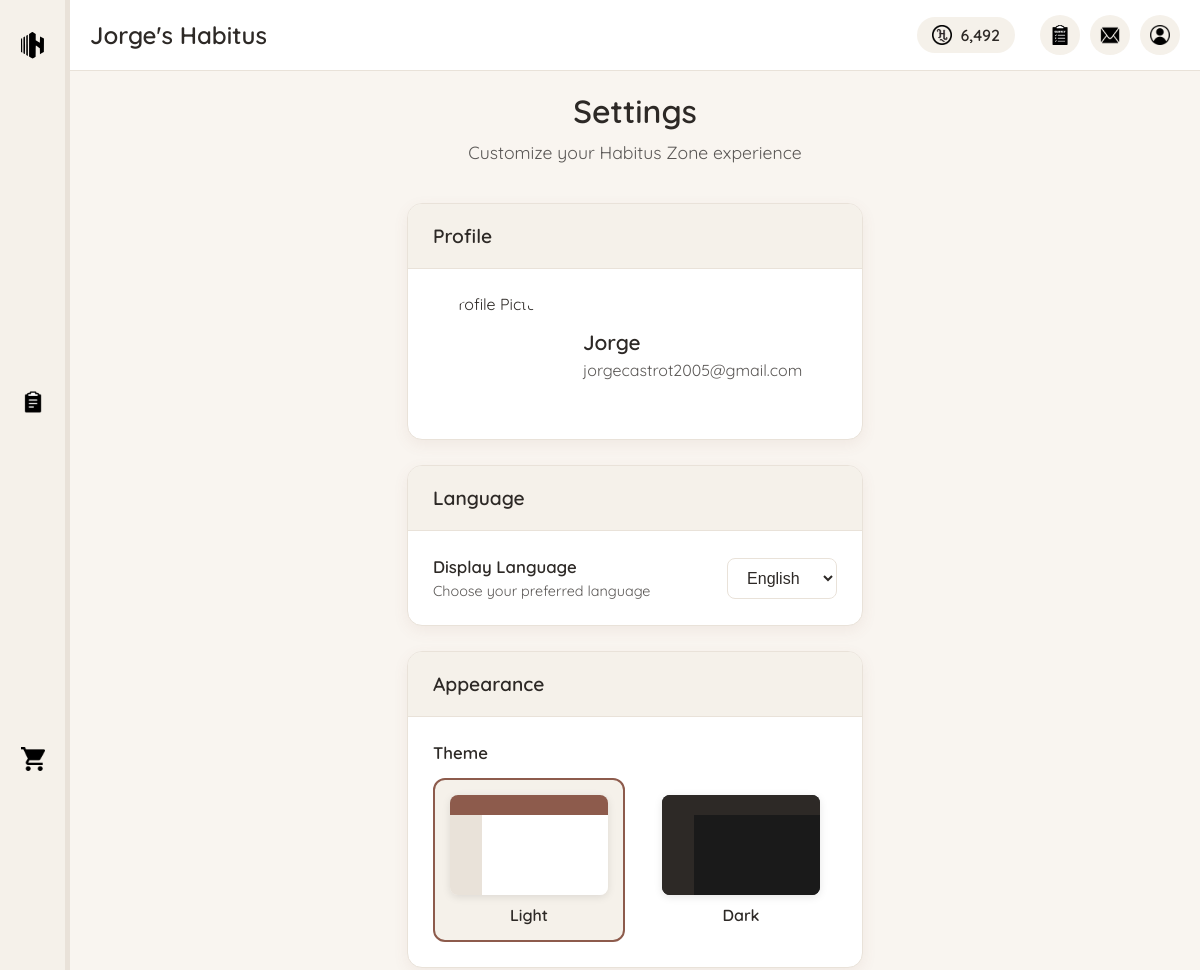
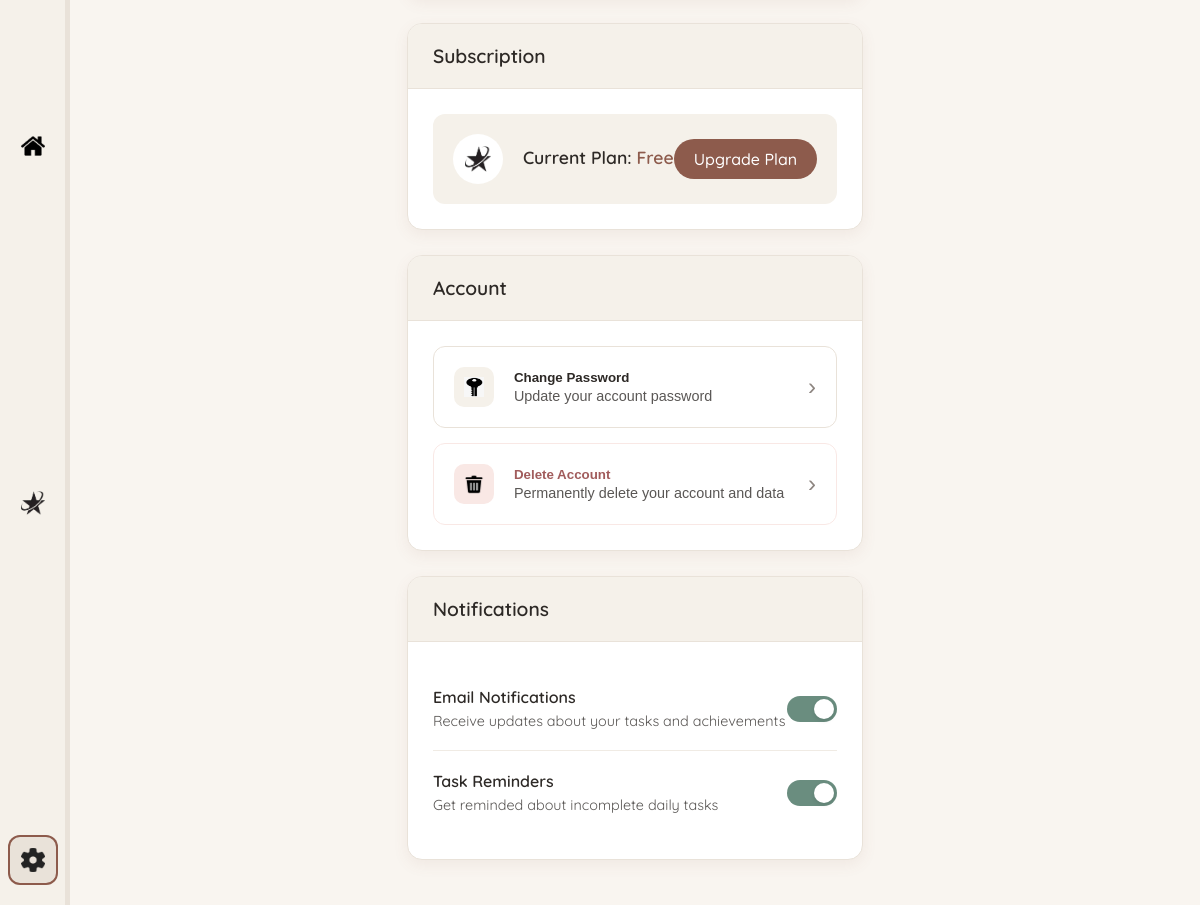
Page /pages/settings.php (signed in) on the committed database (2 pictures, top to bottom).
### tables this page shows
CREATE TABLE `users` (
  `id` int NOT NULL AUTO_INCREMENT,
  `username` varchar(50) NOT NULL,
  `email` varchar(100) NOT NULL,
  `password` varchar(255) NOT NULL,
  `hcoin` int DEFAULT '0',
  `subscription_type` enum('free','adfree','premium') DEFAULT 'free',
  `subscription_expires` datetime DEFAULT NULL,
  `theme` varchar(20) DEFAULT 'light',
  `language` varchar(10) DEFAULT 'en',
  `created_at` timestamp NULL DEFAULT CURRENT_TIMESTAMP,
  `last_login` timestamp NULL DEFAULT NULL,
  `stripe_customer_id` varchar(255) DEFAULT NULL,
  `stripe_subscription_id` varchar(255) DEFAULT NULL,
  `last_payment_intent` varchar(255) DEFAULT NULL,
  `payment_method_id` varchar(255) DEFAULT NULL,
  `payment_failures` int DEFAULT '0',
  `last_payment_failure` datetime DEFAULT NULL,
  PRIMARY KEY (`id`),
  UNIQUE KEY `username` (`username`),
  UNIQUE KEY `email` (`email`),
  KEY `idx_stripe_customer` (`stripe_customer_id`),
  KEY `idx_stripe_subscription` (`stripe_subscription_id`),
  KEY `idx_subscription_expires` (`subscription_expires`),
  KEY `idx_subscription_type` (`subscription_type`)
);

### php/include/functions.php (called while the page is built, shortened)
<?php
function getUserData($userId) {
    global $conn;
    $sql = "SELECT * FROM users WHERE id = ?";
    $stmt = $conn->prepare($sql);
    $stmt->execute([$userId]);
    if ($stmt->rowCount() > 0) {
        return $stmt->fetch();
    }
    return [];
}

### pages/settings.php (the view, shortened to what this page needs)
<?php
require_once '../php/include/db_connect.php';
require_once '../php/include/functions.php';
$userData = getUserData($_SESSION['user_id']);
$userHCoins = $userData['hcoin'];
$userHabitusName = $userData['username'] . "'s Habitus";
$currentLanguage = $userData['language'] ?? 'en';
$currentTheme = $userData['theme'] ?? 'light';
$currentSubscription = $userData['subscription_type'] ?? 'free';
$profilePicture = $userData['profile_picture'] ?? '../images/avatars/default.webp';
$languages = [
    'en' => 'English',
    'es' => 'Español'
];
$themes = [
    'light' => 'Light',
    'dark' => 'Dark'
];
?>
<!DOCTYPE html>
<html lang="<?php echo $currentLanguage; ?>">
<head>
    <link rel="stylesheet" href="../css/main.css">
    <link rel="stylesheet" href="../css/components/sidebar.css">
    <link rel="stylesheet" href="../css/components/header.css">
    <link rel="stylesheet" href="../css/components/scrollbar.css">
    <link rel="stylesheet" href="../css/themes/<?php echo $currentTheme; ?>.css" id="theme-stylesheet">
    <link rel="stylesheet" href="../css/pages/settings.css">
</head>
<body class="theme-<?php echo $currentTheme; ?>">
    <div class="main-container">
        <?php include '../php/include/sidebar.php'; ?>
        <div class="content-container">
            <?php include '../php/include/header.php'; ?>
            <div class="settings-content">
                <div class="settings-header">
                    <h1>Settings</h1>
                    <p>Customize your Habitus Zone experience</p>
                </div>
                <div class="settings-section">
                    <h2>Profile</h2>
                    <div class="settings-group">
                        <div class="profile-picture-section">
                            <div class="current-profile-picture">
                                <img src="<?php echo htmlspecialchars($profilePicture); ?>" alt="Profile Picture" id="profile-picture-preview">
                            </div>
                            <div class="profile-info">
                                <h3><?php echo htmlspecialchars($userData['username']); ?></h3>
                                <p><?php echo htmlspecialchars($userData['email']); ?></p>
                            </div>
                        </div>
                    </div>
                </div>
                <div class="settings-section">
                    <h2>Language</h2>
                    <div class="settings-group">
                        <label for="language-select" class="setting-label">
                            <div class="setting-info">
                                <span class="setting-title">Display Language</span>
                                <span class="setting-description">Choose your preferred language</span>
                            </div>
                            <select id="language-select" class="setting-select" onchange="changeLanguage(this.value)">
                                <?php foreach ($languages as $code => $name): ?>
                                    <option value="<?php echo $code; ?>" <?php echo $currentLanguage === $code ? 'selected' : ''; ?>>
                                        <?php echo $name; ?>
                                    </option>
                                <?php endforeach; ?>
                            </select>
                        </label>
                    </div>
                </div>
                <div class="settings-section">
                    <h2>Appearance</h2>
                    <div class="settings-group">
                        <div class="theme-selector">
                            <span class="setting-title">Theme</span>
                            <div class="theme-options">
                                <?php foreach ($themes as $themeKey => $themeName): ?>
                                    <label class="theme-option <?php echo $currentTheme === $themeKey ? 'active' : ''; ?>">
                                        <div class="theme-preview theme-<?php echo $themeKey; ?>">
                                            <div class="preview-header"></div>
                                            <div class="preview-content">
                                                <div class="preview-sidebar"></div>
                                                <div class="preview-main"></div>
                                            </div>
                                        </div>
                                        <span><?php echo $themeName; ?></span>
                                    </label>
                                <?php endforeach; ?>
                            </div>
                        </div>
                    </div>
                </div>
                <div class="settings-section">
                    <h2>Subscription</h2>
                    <div class="settings-group">
                        <div class="subscription-info">
                            <div class="subscription-status">
                                <div class="status-icon">
                                    <img src="../images/icons/sub-icon-light.webp" alt="Subscription">
                                </div>
                                <div class="status-details">
                                    <h3>Current Plan: <span class="plan-name"><?php echo ucfirst($currentSubscription); ?></span></h3>
                                </div>
                            </div>
                            <div class="subscription-actions">
                                <?php if ($currentSubscription === 'free'): ?>
                                    <a href="subscription.php" class="upgrade-btn">Upgrade Plan</a>
                                <?php else: ?>
                                    <a href="subscription.php" class="manage-btn">Manage Subscription</a>
                                <?php endif; ?>
                            </div>
                        </div>
                    </div>
                </div>
                <div class="settings-section">
                    <h2>Account</h2>
                    <div class="settings-group">
                        <button class="setting-button" onclick="showChangePasswordModal()">
                            <span class="button-icon">
                                <img src="../images/icons/key-icon-light.webp" alt="Password">
                            </span>
                            <div class="button-text">
                                <span class="button-title">Change Password</span>
                                <span class="button-description">Update your account password</span>
                            </div>
                            <span class="button-arrow">›</span>
                        </button>
                        <button class="setting-button danger" onclick="showDeleteAccountModal()">
                            <span class="button-icon">
                                <img src="../images/icons/trash.webp" alt="Delete">
                            </span>
                            <div class="button-text">
                                <span class="button-title">Delete Account</span>
                                <span class="button-description">Permanently delete your account and data</span>
                            </div>
                            <span class="button-arrow">›</span>
                        </button>
                    </div>
                </div>
                <div class="settings-section">
                    <h2>Notifications</h2>
                    <div class="settings-group">
                        <label class="setting-toggle">
                            <div class="toggle-info">
                                <span class="toggle-title">Email Notifications</span>
                                <span class="toggle-description">Receive updates about your tasks and achievements</span>
                            </div>
                            <span class="toggle-switch"></span>
                        </label>
                        <label class="setting-toggle">
                            <div class="toggle-info">
                                <span class="toggle-title">Task Reminders</span>
                                <span class="toggle-description">Get reminded about incomplete daily tasks</span>
                            </div>
                            <span class="toggle-switch"></span>
                        </label>
                    </div>
                </div>
            </div>
        </div>
    </div>
</body>
</html>

### php/include/header.php (shortened to what this page needs)
<header class="main-header">
    <div class="user-info">
        <h1 class="habitus-name"><?php echo htmlspecialchars($userHabitusName); ?></h1>
    </div>
    <div class="user-actions">
        <div class="hcoin-balance">
            <img src="../images/icons/hcoin-icon-light.webp" alt="HCoin">
            <span><?php echo number_format($userHCoins); ?></span>
        </div>
        <a href="survey.php" class="survey-button" title="Improve with feedback">
            <img src="../images/icons/survey-icon-light.webp" alt="Survey">
        </a>
        <div class="messages-button" id="messages-toggle" title="Notifications">
            <img src="../images/icons/messages-icon-light.webp" alt="Messages">
        </div>
        <a href="settings.php" class="profile-button" title="Profile settings">
            <img src="../images/icons/profile-icon-light.webp" alt="Profile">
        </a>
    </div>
</header>

### css/main.css (style rules this page uses)
* { box-sizing: border-box; margin: 0; padding: 0; }
body { font-family: 'Poppins', 'Quicksand', -apple-system, BlinkMacSystemFont, 'Segoe UI', Roboto, Oxygen, Ubuntu, Cantarell, 'Open Sans', 'Helvetica Neue', sans-serif; margin: 0; padding: 0; color: #2d2926; background-color: #f9f5f0; overflow-x: hidden; }
.main-container { display: flex; height: 100vh; width: 100%; overflow: hidden; }
.content-container { flex: 1; display: flex; flex-direction: column; overflow: hidden; }
a { text-decoration: none; color: #8d5b4c; transition: color 0.3s; }

### css/components/header.css (style rules this page uses)
.main-header { display: flex; justify-content: space-between; align-items: center; padding: 15px 20px; border-bottom: 1px solid #e9e2d9; background-color: #ffffff; }
.user-info { display: flex; align-items: center; }
.habitus-name { font-size: 1.5rem; font-weight: 600; color: #2d2926; margin: 0; font-family: 'Quicksand', sans-serif; }
.user-actions { display: flex; align-items: center; }
.hcoin-balance { display: flex; align-items: center; background-color: #f5f1ea; border-radius: 20px; padding: 8px 15px; margin-right: 15px; }
.hcoin-balance img { width: 20px; height: 20px; margin-right: 8px; }
.hcoin-balance span { font-weight: 600; color: #2d2926; }
.survey-button { width: 40px; height: 40px; border-radius: 50%; background-color: #f5f1ea; display: flex; justify-content: center; align-items: center; margin-left: 10px; cursor: pointer; transition: background-color 0.3s; position: relative; }
.survey-button img { width: 20px; height: 20px; }
.messages-button, .profile-button { width: 40px; height: 40px; border-radius: 50%; background-color: #f5f1ea; display: flex; justify-content: center; align-items: center; margin-left: 10px; cursor: pointer; transition: background-color 0.3s; }
.messages-button img, .profile-button img { width: 20px; height: 20px; }

### css/components/scrollbar.css (style rules this page uses)
html:not(.index-page) { scrollbar-width: thin; scrollbar-color: #d6cfc7 #f5f1ea; }
.content-container { flex: 1; display: flex; flex-direction: column; overflow: hidden; }
.tasks-content, .shop-content, .habitus-content, .dashboard-content, .settings-content, .profile-content, .subscription-content { flex: 1; overflow-y: auto; scrollbar-width: thin; scrollbar-color: #d6cfc7 #f5f1ea; }

### rows in the picture
users: username "Jorge's Habitus", hcoin "6,492", username "Jorge", email "jorgecastrot2005@gmail.com", language "English", subscription_type "Free"

### other values in the picture
$themeName "Light"
$themeName "Dark"
